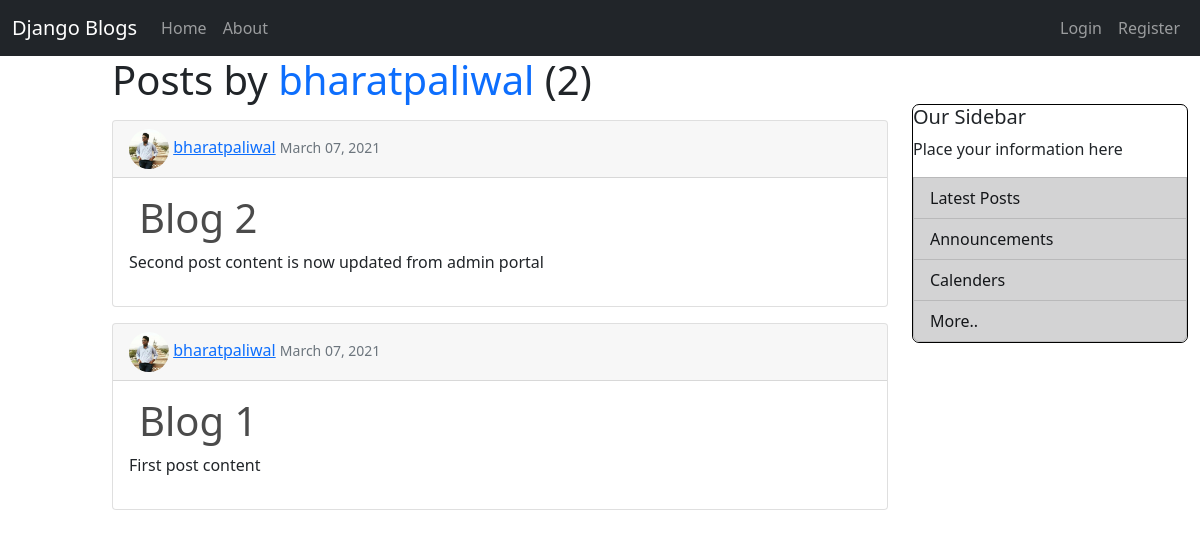
The app's page /user/bharatpaliwal, older data.
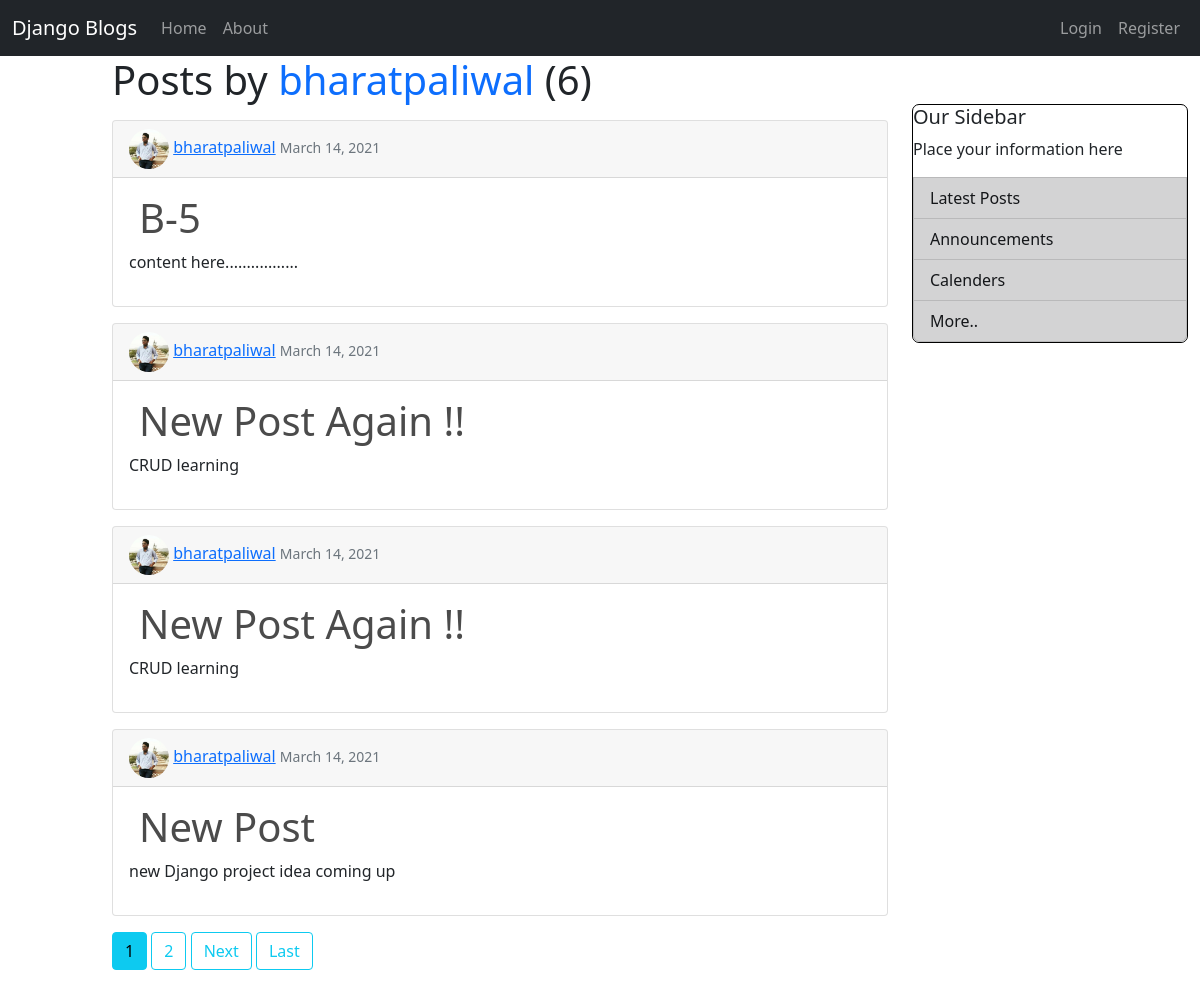
The same page, newer data.
### blog/models.py (models this page shows, shortened)
class Post(models.Model):
  title = models.CharField(max_length=100)
  content = models.TextField()
  date_posted = models.DateTimeField(default=timezone.now)
  author = models.ForeignKey(User,on_delete=models.CASCADE)

### users/models.py (models this page shows, shortened)
class Profile(models.Model):
  user = models.OneToOneField(User,on_delete=models.CASCADE)
  image = models.ImageField(default='default.png',upload_to='profile_pics')

### blog/views.py (the view)
# urls.py: path('user/<str:username>', UserPostListView.as_view(), name='user-posts'),
class UserPostListView(ListView):
  model = Post
  template_name = 'blog/user_posts.html'
  context_object_name = 'posts'
  ordering = ['-date_posted']
  paginate_by = 4
  def get_queryset(self):
        user = get_object_or_404(User, username=self.kwargs.get('username'))
        return Post.objects.filter(author=user).order_by('-date_posted')

### blog/templates/blog/user_posts.html (shortened to what this page needs)
{% extends "blog/base.html" %}
{% block content %}
    <h1 class="mb-3">Posts by
      <span class="text-primary">{{ view.kwargs.username }} </span>
      ({{ page_obj.paginator.count }})</h1>
    {% for post in posts %}
        <article class="card mt-2 mb-3">
          <div class="card-header">
            <img class="prof-image" src="{{ post.author.profile.image.url }}">
            <a class="mr-2" href="{% url 'user-posts' post.author.username %}">{{ post.author }}</a>
              <small class="text-muted">{{ post.date_posted|date:"F d, Y" }}</small>
          </div>
          <div class="card-body">
            <h2><a class="display-6 blog-head" href="{% url 'Post_details' post.id %}">{{ post.title }}</a></h2>
            <p class="article-content">{{ post.content }}</p>
          </div>
        </article>
    {% endfor %}
    {% if is_paginated %}
      {% for num in page_obj.paginator.page_range %}
        {% if page_obj.number == num %}
          <a class="btn btn-info mb-4" href="?page={{ num }}">{{ num }}</a>
        {% elif num > page_obj.number|add:'-3' and num < page_obj.number|add:'3' %}
          <a class="btn btn-outline-info mb-4" href="?page={{ num }}">{{ num }}</a>
        {% endif %}
      {% endfor %}
      {% if page_obj.has_next %}
        <a class="btn btn-outline-info mb-4" href="?page={{ page_obj.next_page_number }}">Next</a>
        <a class="btn btn-outline-info mb-4" href="?page={{ page_obj.paginator.num_pages }}">Last</a>
      {% endif %}
    {% endif %}
{% endblock content %}

Row changes from the older to the newer data that the page shows:
no longer on this page (row unchanged): Post: author.profile.image (picture), author "bharatpaliwal", date_posted "March 07, 2021", title "Blog 2", content "Second post content is now updated from admin portal"
no longer on this page (row unchanged): Post: author.profile.image (picture), author "bharatpaliwal", date_posted "March 07, 2021", title "Blog 1", content "First post content"
added Post: author.profile.image (picture), author "bharatpaliwal", date_posted "March 14, 2021", title "B-5", content "content here................."
added Post: author.profile.image (picture), author "bharatpaliwal", date_posted "March 14, 2021", title "New Post Again !!", content "CRUD learning"
added Post: author.profile.image (picture), author "bharatpaliwal", date_posted "March 14, 2021", title "New Post Again !!", content "CRUD learning"
added Post: author.profile.image (picture), author "bharatpaliwal", date_posted "March 14, 2021", title "New Post", content "new Django project idea coming up"
Text that changed along with them:
{{ page_obj.paginator.count }}: "2" → "6"
new list line: "1"
new list line: "2"
text now shown: "Next Last"
